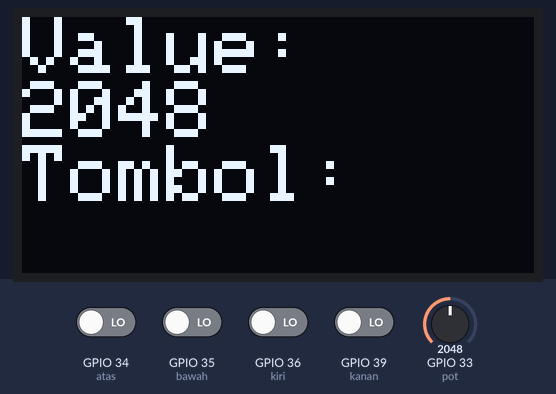
This sketch was run on a simulated ESP32. On the bench: 128×64 one-colour display. The inputs (shaded band) are chosen by the test bench; at power-on: GPIO 34 (atas), GPIO 35 (bawah), GPIO 36 (kiri), GPIO 39 (kanan) LOW, GPIO 33 (pot) = 2048. The display library's start-up logo is not drawn.

Above: at 5.2 s.
5.3 s: GPIO 33 (pot) set to 2866
At 6.3 s:
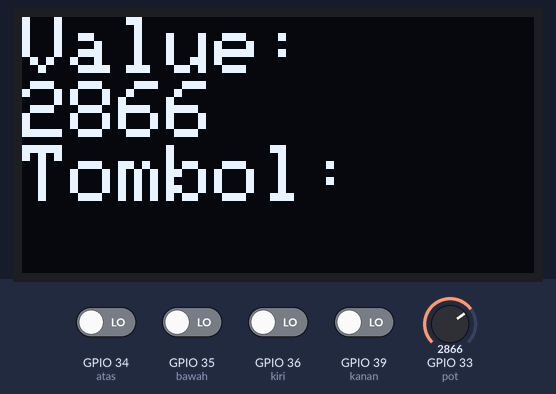
6.8 s: GPIO 34 (atas) driven HIGH
At 7.7 s:
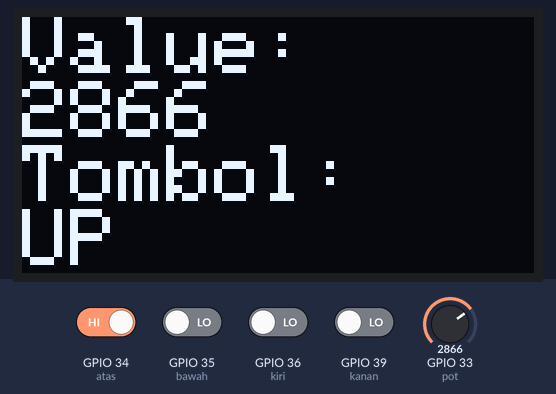
8.3 s: GPIO 33 (pot) set to 3603
At 8.9 s:
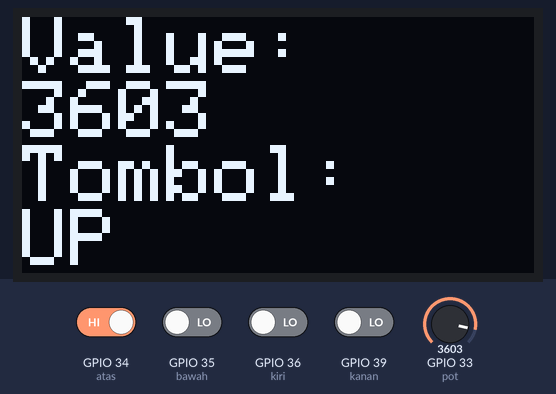
9.8 s: GPIO 33 (pot) set to 4095
At 10.3 s:
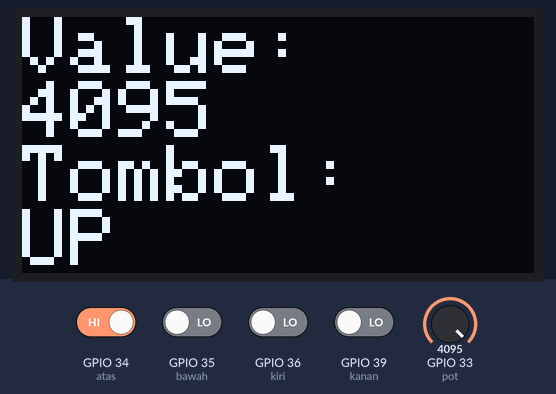
11.3 s: GPIO 34 (atas) driven LOW and GPIO 35 (bawah) driven HIGH
At 12.5 s:
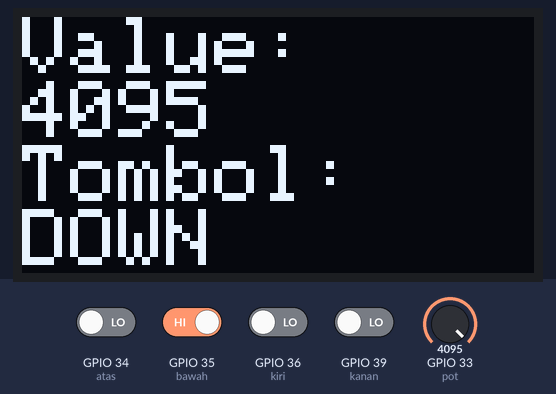
12.8 s: GPIO 35 (bawah) driven LOW and GPIO 36 (kiri) driven HIGH
At 14.1 s:
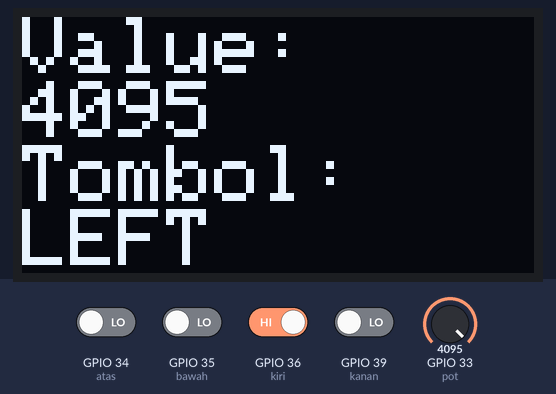
Timing chart, 0 to 15.4 s (numbered marks = the images above; inputs shaded):
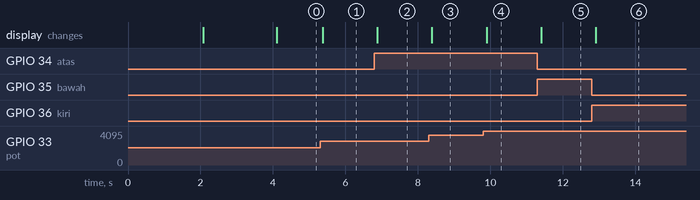

Measured:
- after the input at 5.3 s, the display: changes after 0.08 s (image 1)
- after the input at 6.8 s, the display: changes after 0.09 s (image 2)
- after the input at 8.3 s, the display: changes after 0.09 s (image 3)
- after the input at 9.8 s, the display: changes after 0.09 s (image 4)
- after the input at 11.3 s, the display: changes after 0.10 s (image 5)
- after the input at 12.8 s, the display: changes after 0.10 s (image 6)

The sketch:

9a_OLED_PushButton_Potentiometer.ino
```cpp
#include <SPI.h>
#include <Wire.h>
#include <Adafruit_GFX.h>
#include <Adafruit_SSD1306.h>

#define SCREEN_WIDTH 128 // OLED display width, in pixels
#define SCREEN_HEIGHT 64 // OLED display height, in pixels

// Declaration for SSD1306 display connected using software SPI (default case):
#define OLED_MOSI   23
#define OLED_CLK   18
#define OLED_DC    4
#define OLED_CS    5
#define OLED_RESET 15
Adafruit_SSD1306 display(SCREEN_WIDTH, SCREEN_HEIGHT,
  OLED_MOSI, OLED_CLK, OLED_DC, OLED_RESET, OLED_CS);


//pastikan DIP switch untuk button dan pot diposisi ON
int pot = 33;
int atas = 34;
int bawah = 35;
int kiri = 36;
int kanan = 39;
String kondisi = "";

void setup() {
  Serial.begin(9600);

  // SSD1306_SWITCHCAPVCC = generate display voltage from 3.3V internally
  if(!display.begin(SSD1306_SWITCHCAPVCC)) {
    Serial.println(F("SSD1306 allocation failed"));
    for(;;); // Don't proceed, loop forever
  }

  pinMode(pot, INPUT); //set pin 33 sebagai input potensiometer
  pinMode(atas, INPUT);
  pinMode(bawah, INPUT);
  pinMode(kiri, INPUT);
  pinMode(kanan, INPUT);

  // Show initial display buffer contents on the screen --
  // the library initializes this with an Adafruit splash screen.
  display.display();
  delay(2000); // Pause for 2 seconds

  // Clear the buffer
  display.clearDisplay();

  // Draw a single pixel in white
  display.drawPixel(10, 10, WHITE);


  display.display();
  delay(2000);

}

void loop() {

  int value = analogRead(pot); //membaca nilai analog
  int up = digitalRead(atas); //membaca nilai input saat tombol up ditekan
  int down = digitalRead(bawah);
  int left = digitalRead(kiri);
  int right = digitalRead(kanan);

  display.clearDisplay();

  // Display Text
  display.setTextSize(2);
  display.setTextColor(WHITE);
  display.setCursor(0,0);
  display.println("Value: ");
  display.println(value);
  display.println("Tombol: ");
  if (up == HIGH)
  {
    kondisi = "UP";
  }
  else if (down == HIGH)
  {
    kondisi = "DOWN";
  }
  else if (left == HIGH)
  {
    kondisi = "LEFT";
  }
  else if (right == HIGH)
  {
    kondisi = "RIGHT";
  }

  display.println(kondisi);
  display.display();
  delay(90);
  display.clearDisplay();

}
```
